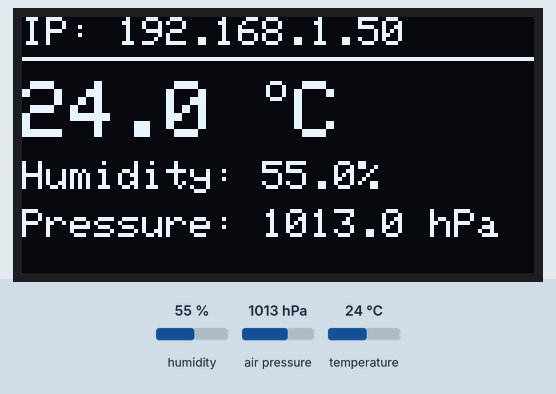
Simulated run of this program. Board: ESP8266 (NodeMCU). Shown: 128×64 one-colour display. The test bench sets the inputs (shaded band); at power-on: humidity 55 %, air pressure 1013 hPa, temperature 24 °C. WiFi joins after 1.5 s; servers stay silent unless stated; no MQTT or app messages arrive unless stated; what the program prints to the serial monitor is not drawn.

Above: at 4.3 s.
4.4 s: humidity set to 22 %
At 6.1 s:
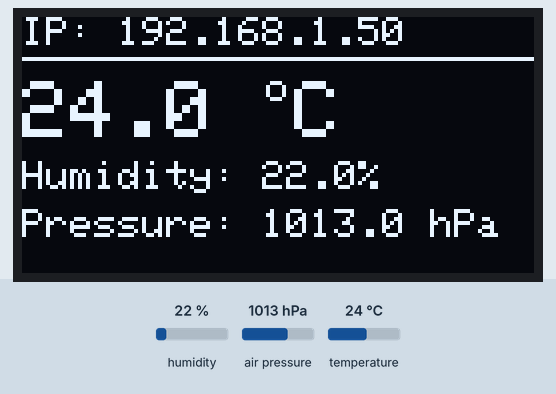
6.7 s: air pressure set to 952 hPa
At 7.7 s:
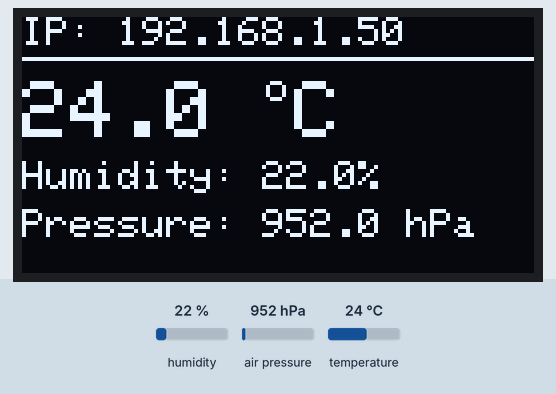
8.7 s: temperature set to 12 °C
At 10.4 s:
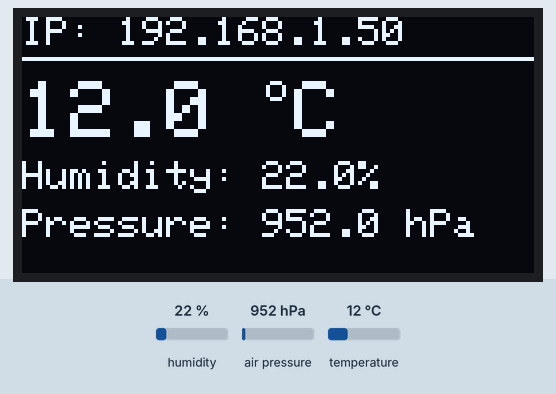
10.7 s: humidity set to 40 %
At 12.0 s:
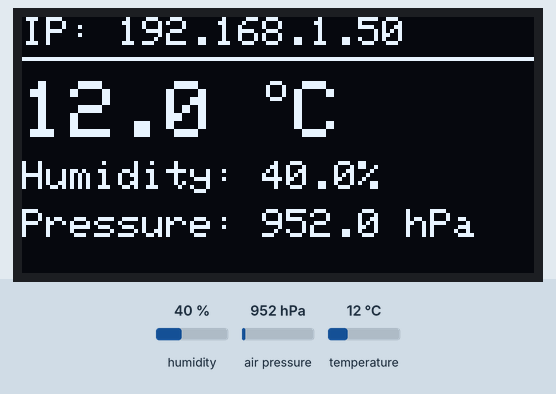
12.7 s: air pressure set to 975 hPa
At 13.6 s:
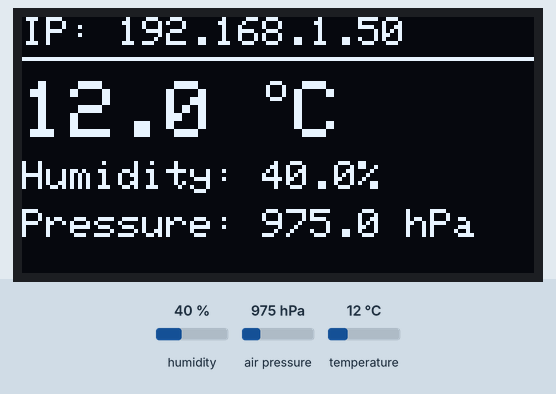
Timing chart, 0 to 15.7 s (numbered marks = the images above; inputs shaded):
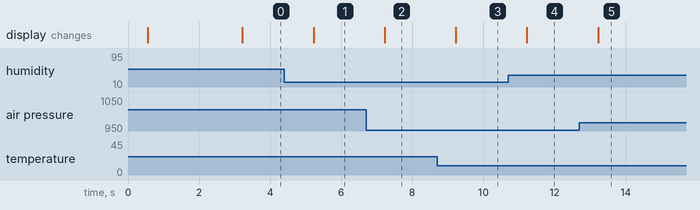

Measured:
- after the input at 4.4 s, the display: changes after 0.82 s (image 1)
- after the input at 6.7 s, the display: changes after 0.52 s (image 2)
- after the input at 8.7 s, the display: changes after 0.52 s (image 3)
- after the input at 10.7 s, the display: changes after 0.52 s (image 4)
- after the input at 12.7 s, the display: changes after 0.53 s (image 5)

The program:

main.cpp
```cpp
#include <Arduino.h>
#include <Wire.h>
#include "config.h"
#include "sensors.h"
#include "display_handler.h"
#include "network_handler.h"
#include "language.h"
#include "helpers.h"

unsigned long lastRead = 0;
SensorReadings lastPublished;
bool hasPublished = false;

bool publishedValuesChanged(const SensorReadings& a, const SensorReadings& b) {
  return quantize(a.temperature) != quantize(b.temperature) ||
         quantize(a.humidity)    != quantize(b.humidity)    ||
         quantize(a.pressure)    != quantize(b.pressure);
}

String getIpAsString() {
  if (g_deviceIP.isSet()) {
    return g_deviceIP.toString();
  }

  return "N/A";
}

void setup() {
  Serial.begin(74880);
  delay(500);

  Wire.begin(SDA_PIN, SCL_PIN);

  setLanguage(languageFromCode(LANGUAGE));

  displayInit();
  displayShowMessage(t(Str::INITIALIZING));

  sensorsInit();

  if (ENABLE_MQTT) {
    networkInit();
  }

  delay(1000);
}

void loop() {
  if (ENABLE_MQTT) {
    networkEnsureConnected();
    networkLoop();
  }

  if (millis() - lastRead > PUBLISH_INTERVAL) {
    lastRead = millis();

    SensorReadings r = sensorsRead();

    Serial.printf("AHT20: %.1f C, %.1f%% | BMP280: %.1f C, %.1f hPa\n",
                  r.temperature, r.humidity, r.auxTemperature, r.pressure);

    if (ENABLE_MQTT && r.valid && (!hasPublished || publishedValuesChanged(r, lastPublished))) {
      networkPublish(r);
      lastPublished = r;
      hasPublished = true;
    }

    String ip = getIpAsString();
    displayShowReadings(r, ip.c_str());
  }
}
```

display_handler.h
```cpp
#pragma once
#include "sensors.h"

bool displayInit();
void displayShowMessage(const char* line1, const char* line2 = "");
void displayShowReadings(const SensorReadings& readings, const char* ip = "?");
```

helpers.h
```cpp
#pragma once

long quantize(float value);
```

language.h
```cpp
#pragma once
#include <Arduino.h>

enum class Lang {
  PL,
  EN
};

enum class Str {
  INITIALIZING,
  HUMIDITY,
  PRESSURE,
  COUNT
};

Lang languageFromCode(const char* code);
void setLanguage(Lang lang);
Lang getLanguage();
const char* t(Str id);
```

network_handler.h
```cpp
#pragma once
#include "sensors.h"
#include <ESP8266WiFi.h>

extern IPAddress g_deviceIP;

void networkInit();
void networkEnsureConnected();
void networkLoop();
void networkPublish(const SensorReadings& r);
```

sensors.h
```cpp
#pragma once

struct SensorReadings {
  float temperature;
  float auxTemperature; // BMP280 readout, which has its own temperature reading
  float humidity;
  float pressure;
  bool valid;
};

bool sensorsInit();
SensorReadings sensorsRead();
```

display_handler.cpp
```cpp
#include <Wire.h>
#include <Adafruit_SSD1306.h>
#include "display_handler.h"
#include "config.h"
#include "language.h"

static Adafruit_SSD1306 display(SCREEN_WIDTH, SCREEN_HEIGHT, &Wire, -1);

bool displayInit() {
  if (!display.begin(SSD1306_SWITCHCAPVCC, SSD1306_ADDRESS)) {
    Serial.println("SSD1306 allocation failed!");
    return false;
  }

  display.clearDisplay();
  display.setTextColor(SSD1306_WHITE);
  return true;
}

void displayShowMessage(const char* line1, const char* line2) {
  display.clearDisplay();
  display.setTextSize(1);
  display.setCursor(0, 0);
  display.println(line1);

  if (line2[0] != '\0') {
    display.println(line2);
  }
  display.display();
}

void displayShowReadings(const SensorReadings& r, const char* ip) {
  display.clearDisplay();
  display.setTextSize(1);
  display.setCursor(0, 0);
  display.printf("IP: %s\n", ip);
  display.drawLine(0, 10, 128, 10, SSD1306_WHITE);

  display.setTextSize(2);
  display.setCursor(0, 16);
  display.printf("%.1f ", r.temperature);

  int16_t x = display.getCursorX();
  int16_t y = display.getCursorY();
  display.drawCircle(x + 3, y + 2, 2, SSD1306_WHITE);

  display.setCursor(x + 8, y);
  display.print("C\n");

  display.setTextSize(1);
  display.setCursor(0, 36);
  display.printf("%s: %.1f%%\n", t(Str::HUMIDITY), r.humidity);
  display.setCursor(0, 48);
  display.printf("%s: %.1f hPa", t(Str::PRESSURE), r.pressure);

  display.display();
}
```

helpers.cpp
```cpp
#include "helpers.h"
#include <math.h>
#include <stdio.h>
#include <stdlib.h>

long quantize(float value) {
  return lroundf(value * 10.0f);
}
```

language.cpp
```cpp
#include "language.h"

static Lang currentLang = Lang::PL;

static const char PL_INITIALIZING[] PROGMEM = "Inicjalizacja...";
static const char PL_HUMIDITY[] PROGMEM = "Wilgotnosc";
static const char PL_PRESSURE[] PROGMEM = "Cisnienie";

static const char EN_INITIALIZING[] PROGMEM = "Initializing...";
static const char EN_HUMIDITY[] PROGMEM = "Humidity";
static const char EN_PRESSURE[] PROGMEM = "Pressure";

static const char* const PL_STRINGS[] PROGMEM = {
  PL_INITIALIZING, PL_HUMIDITY, PL_PRESSURE
};

static const char* const EN_STRINGS[] PROGMEM = {
  EN_INITIALIZING, EN_HUMIDITY, EN_PRESSURE
};

Lang languageFromCode(const char* code) {
  if (strcmp(code, "en") == 0) {
    return Lang::EN;
  }

  return Lang::PL;
}

void setLanguage(Lang lang) {
  currentLang = lang;
}

Lang getLanguage() {
  return currentLang;
}

const char* t(Str id) {
  static char buffer[64];

  const char* const* table = (currentLang == Lang::PL) ? PL_STRINGS : EN_STRINGS;
  const char* progmemPtr = (const char*)pgm_read_ptr(&table[(int)id]);

  strncpy_P(buffer, progmemPtr, sizeof(buffer) - 1);
  buffer[sizeof(buffer) - 1] = '\0';

  return buffer;
}
```

network_handler.cpp
```cpp
#include "network_handler.h"
#include "config.h"
#include "helpers.h"
#include <ESP8266WiFi.h>
#include <MQTTClient.h>

IPAddress g_deviceIP;

static WiFiClient espClient;
static MQTTClient mqttClient(256);

static void connectWiFi() {
  Serial.print("\nConnecting to WiFi...");
  WiFi.begin(WIFI_SSID, WIFI_PASSWORD);

  while (WiFi.status() != WL_CONNECTED) {
    delay(500);
    Serial.print(".");
  }

  Serial.print(" OK");
  Serial.println();

  g_deviceIP = WiFi.localIP();

  Serial.print("Connected to WiFi. IP address: ");
  Serial.println(g_deviceIP);
}

static void connectMQTT() {
  while (!mqttClient.connected()) {
    Serial.print("Connecting to MQTT server...");

    if (mqttClient.connect(MQTT_CLIENT_ID)) {
      Serial.println(" OK\n");
    } else {
      Serial.printf(" failed. Trying again in 2 seconds...\n");
      delay(2000);
    }
  }
}

void networkInit() {
  connectWiFi();
  mqttClient.begin(MQTT_HOST, MQTT_PORT, espClient);
  connectMQTT();
}

void networkEnsureConnected() {
  if (WiFi.status() != WL_CONNECTED) connectWiFi();
  if (!mqttClient.connected()) connectMQTT();
}

void networkLoop() {
  mqttClient.loop();
}

void networkPublish(const SensorReadings& r) {
  if (!r.valid) return;

  char buf[16];

  dtostrf(r.temperature, 4, 1, buf);
  mqttClient.publish(TOPIC_TEMP, buf);

  dtostrf(r.humidity, 4, 1, buf);
  mqttClient.publish(TOPIC_HUM, buf);

  dtostrf(r.pressure, 6, 1, buf);
  mqttClient.publish(TOPIC_PRESS, buf);
}
```

sensors.cpp
```cpp
#include <Wire.h>
#include <Adafruit_AHTX0.h>
#include <Adafruit_BMP280.h>
#include "sensors.h"
#include "config.h"

static Adafruit_AHTX0 aht;
static Adafruit_BMP280 bmp;
static bool ahtOk = false;
static bool bmpOk = false;

bool sensorsInit() {
  ahtOk = aht.begin(&Wire, 0, AHT20_ADDRESS);

  if (!ahtOk) {
    Serial.println("Didn't find AHT20 sensor!");
  }

  bmpOk = bmp.begin(BMP280_ADDRESS);

  if (!bmpOk) {
    Serial.println("Didn't find BMP280 sensor!");
  }

  return ahtOk && bmpOk;
}

SensorReadings sensorsRead() {
  SensorReadings r;
  r.valid = ahtOk && bmpOk;

  if (!r.valid) {
    r.temperature = 0.0f;
    r.auxTemperature = 0.0f;
    r.humidity = 0.0f;
    r.pressure = 0.0f;
    return r;
  }

  sensors_event_t humidity, temp;
  aht.getEvent(&humidity, &temp);

  r.temperature = temp.temperature;
  r.auxTemperature = bmp.readTemperature();
  r.humidity = humidity.relative_humidity;
  r.pressure = bmp.readPressure() / 100.0F; // convert Pa to hPa

  return r;
}
```

config.h
```cpp
#pragma once

// --- Language configuration ---
#define LANGUAGE "en" // available: "pl" or "en"

// --- I2C pins ---
#define SDA_PIN D2
#define SCL_PIN D1

// --- Device I2C addresses ---
#define AHT20_ADDRESS 0x38
#define BMP280_ADDRESS 0x77
#define SSD1306_ADDRESS 0x3C

// --- Display configuration ---
#define SCREEN_WIDTH 128
#define SCREEN_HEIGHT 64

// --- WiFi configuration ---
#define WIFI_SSID "YOUR_SSID"
#define WIFI_PASSWORD "YOUR_PASSWORD"

// --- MQTT configuration ---
#define ENABLE_MQTT true
#define MQTT_HOST "192.168.x.x"
#define MQTT_PORT 1883
#define MQTT_CLIENT_ID "weather-station-esp8266-1"

#define TOPIC_TEMP  "home/station/temperature"
#define TOPIC_HUM   "home/station/humidity"
#define TOPIC_PRESS "home/station/pressure"

// --- Timing ---
#define PUBLISH_INTERVAL 2000UL
```
